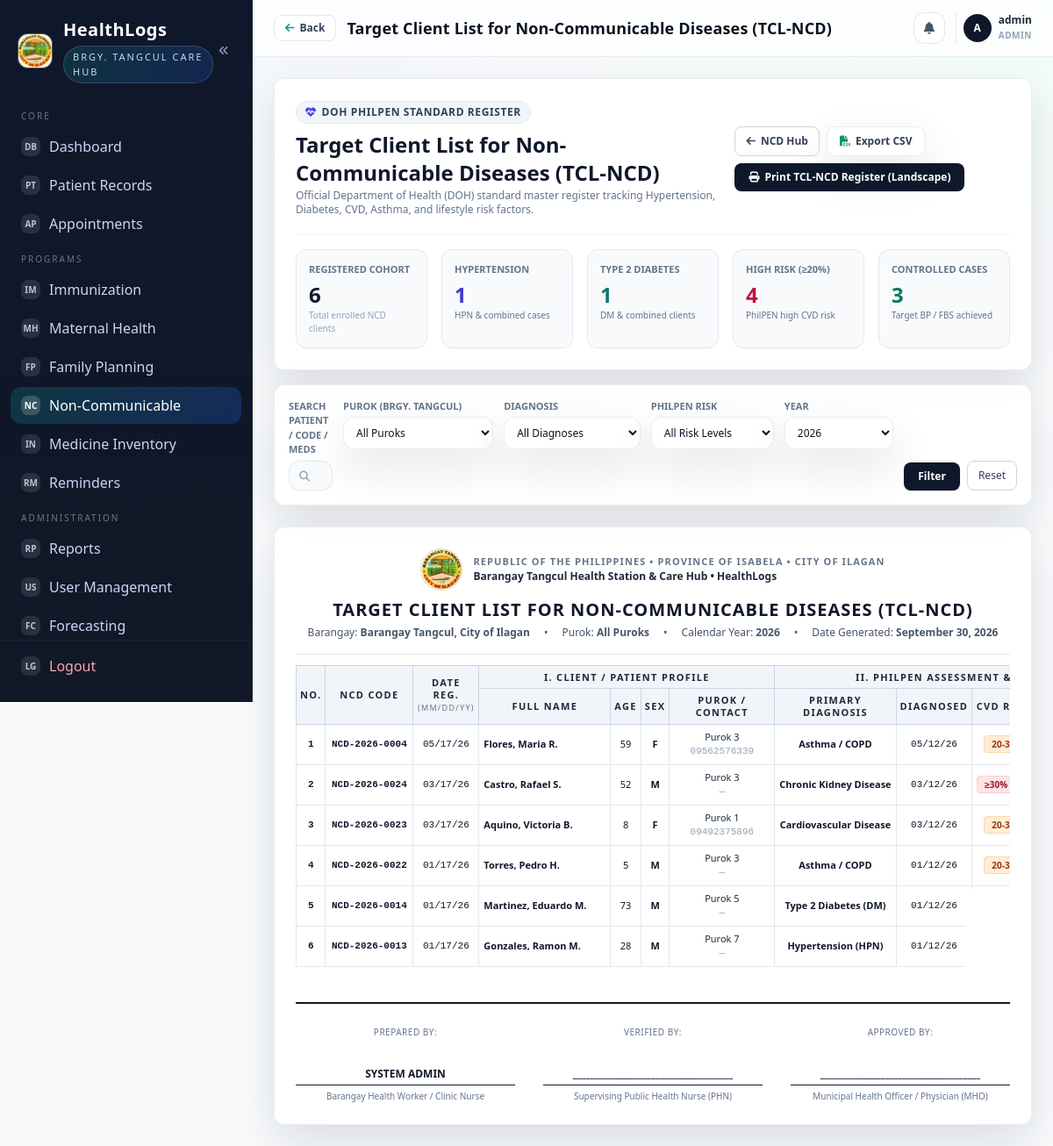
The page /public/ncd/tcl.php (signed in) on the database its author committed.
### tables this page shows
CREATE TABLE `ncd_records` (
  `id` bigint(20) UNSIGNED NOT NULL,
  `patient_id` bigint(20) UNSIGNED NOT NULL,
  `ncd_code` varchar(40) NOT NULL,
  `registration_date` date NOT NULL,
  `diagnosis_type` enum('hypertension','diabetes','hypertension_diabetes','cardiovascular','asthma_copd','chronic_kidney','cancer','other') NOT NULL DEFAULT 'hypertension',
  `date_diagnosed` date NOT NULL,
  `philpen_risk_level` enum('low','moderate','high','very_high') NOT NULL DEFAULT 'low',
  `is_smoker` enum('never','current','former') NOT NULL DEFAULT 'never',
  `is_alcohol_drinker` enum('never','occasional','regular','heavy') NOT NULL DEFAULT 'never',
  `maintenance_meds` varchar(255) DEFAULT NULL,
  `target_bp` varchar(20) DEFAULT '<140/90',
  `target_fbs` varchar(20) DEFAULT '<126 mg/dL',
  `status` enum('active','controlled','uncontrolled','inactive','transferred','deceased') NOT NULL DEFAULT 'active',
  `remarks` text DEFAULT NULL,
  `created_at` datetime NOT NULL DEFAULT current_timestamp(),
  `updated_at` datetime DEFAULT NULL ON UPDATE current_timestamp()
);

CREATE TABLE patients (
  id BIGINT UNSIGNED AUTO_INCREMENT PRIMARY KEY,
  household_id BIGINT UNSIGNED NULL,
  philhealth_no VARCHAR(30) NULL,
  national_id VARCHAR(30) NULL,
  first_name VARCHAR(80) NOT NULL,
  middle_name VARCHAR(80) NULL,
  last_name VARCHAR(80) NOT NULL,
  suffix VARCHAR(10) NULL,
  sex ENUM('male','female') NOT NULL,
  birth_date DATE NOT NULL,
  blood_type VARCHAR(5) NULL,
  contact_no VARCHAR(30) NULL,
  email VARCHAR(120) NULL,
  address_line VARCHAR(255) NULL,
  barangay VARCHAR(120) NOT NULL,
  city_municipality VARCHAR(120) NOT NULL,
  province VARCHAR(120) NOT NULL,
  status ENUM('active','inactive','deceased') NOT NULL DEFAULT 'active',
  classification ENUM('infant','under_five','school_age','adolescent','pregnant','postpartum','adult','senior','pwd','indigent_4ps') NOT NULL DEFAULT 'adult',
  is_pwd TINYINT(1) NOT NULL DEFAULT 0,
  is_4ps TINYINT(1) NOT NULL DEFAULT 0,
  civil_status ENUM('single', 'married', 'widowed', 'separated', 'child') NOT NULL DEFAULT 'single',
  philhealth_category ENUM('indigent_4ps', 'formal_economy', 'informal_economy', 'senior_citizen', 'lifetime_member', 'non_member') NOT NULL DEFAULT 'non_member',
  emergency_contact_name VARCHAR(120) NULL,
  emergency_contact_phone VARCHAR(30) NULL,
  created_at DATETIME NOT NULL DEFAULT CURRENT_TIMESTAMP,
  updated_at DATETIME NULL ON UPDATE CURRENT_TIMESTAMP,
  CONSTRAINT fk_patients_household FOREIGN KEY (household_id) REFERENCES households(id)
);

### public/ncd/tcl.php (the view, shortened to what the rows shown need)
<?php
require __DIR__ . '/../partials/bootstrap.php';
$export = ($_GET['export'] ?? '') === 'csv';
$yearFilter = trim($_GET['year'] ?? date('Y'));
$whereClauses = ["1=1"];
$params = [];
if ($yearFilter !== 'all' && is_numeric($yearFilter)) {
    $whereClauses[] = "YEAR(r.registration_date) = ?";
    $params[] = (int)$yearFilter;
}
$whereSql = implode(' AND ', $whereClauses);
$sql = "
    SELECT r.*, p.first_name, p.last_name, p.middle_name, p.birth_date, p.barangay, p.address_line, p.contact_no, p.sex,
           TIMESTAMPDIFF(YEAR, p.birth_date, CURDATE()) AS age,
           (SELECT COUNT(*) FROM ncd_visits v WHERE v.ncd_record_id = r.id) AS total_visits,
           (SELECT MAX(visit_date) FROM ncd_visits v WHERE v.ncd_record_id = r.id) AS last_visit_date,
           (SELECT bp_systolic FROM ncd_visits v WHERE v.ncd_record_id = r.id ORDER BY visit_date DESC, id DESC LIMIT 1) AS last_bp_sys,
           (SELECT bp_diastolic FROM ncd_visits v WHERE v.ncd_record_id = r.id ORDER BY visit_date DESC, id DESC LIMIT 1) AS last_bp_dia,
           (SELECT blood_sugar_mgdl FROM ncd_visits v WHERE v.ncd_record_id = r.id ORDER BY visit_date DESC, id DESC LIMIT 1) AS last_bs_mgdl,
           (SELECT blood_sugar_type FROM ncd_visits v WHERE v.ncd_record_id = r.id ORDER BY visit_date DESC, id DESC LIMIT 1) AS last_bs_type,
           (SELECT weight_kg FROM ncd_visits v WHERE v.ncd_record_id = r.id ORDER BY visit_date DESC, id DESC LIMIT 1) AS last_weight_kg,
           (SELECT bmi FROM ncd_visits v WHERE v.ncd_record_id = r.id ORDER BY visit_date DESC, id DESC LIMIT 1) AS last_bmi,
           (SELECT next_appointment_date FROM ncd_visits v WHERE v.ncd_record_id = r.id ORDER BY visit_date DESC, id DESC LIMIT 1) AS next_appointment_date
    FROM ncd_records r
    JOIN patients p ON p.id = r.patient_id
    WHERE {$whereSql}
    ORDER BY r.registration_date DESC, r.id DESC
";
$countQuery = "
    SELECT COUNT(*)
    FROM ncd_records r
    JOIN patients p ON p.id = r.patient_id
    WHERE {$whereSql}
";
$countStmt = $pdo->prepare($countQuery);
$countStmt->execute($params);
$totalRecords = (int)$countStmt->fetchColumn();
if ($export) {
    $stmt = $pdo->prepare($sql);
    $stmt->execute($params);
    $records = $stmt->fetchAll();
} else {
    $tclPaginator = paginate($totalRecords, 15);
    $stmt = $pdo->prepare($sql . " " . $tclPaginator->getLimitSql());
    $stmt->execute($params);
    $records = $stmt->fetchAll();
}
function tcl_ncd_diag_label(?string $d): string {
    $map = [
        'hypertension' => 'Hypertension (HPN)',
        'diabetes' => 'Type 2 Diabetes (DM)',
        'hypertension_diabetes' => 'HPN & Diabetes',
        'cardiovascular' => 'Cardiovascular Disease',
        'asthma_copd' => 'Asthma / COPD',
        'chronic_kidney' => 'Chronic Kidney Disease',
        'cancer' => 'Cancer Registry',
        'other' => 'Other NCD',
    ];
    return $map[$d] ?? ucwords(str_replace('_', ' ', (string)$d));
}
require __DIR__ . '/../partials/header.php';
?>
<div class="bg-white p-5 sm:p-6 rounded-xl shadow border border-slate-100 print:hidden">
  <div class="flex flex-col md:flex-row md:items-center md:justify-between gap-4">
    <div>
      <h2 class="text-2xl font-bold text-slate-900 mt-2">Target Client List for Non-Communicable Diseases (TCL-NCD)</h2>
    </div>
  </div>
</div>
<div class="mt-6 bg-white p-4 sm:p-6 rounded-xl shadow border border-slate-200">
  <div class="text-center pb-4 mb-3 border-b border-slate-200">
    <h1 class="text-lg sm:text-xl font-extrabold uppercase text-slate-900 tracking-wider mt-0.5">TARGET CLIENT LIST FOR NON-COMMUNICABLE DISEASES (TCL-NCD)</h1>
  </div>
  <div class="overflow-x-auto -mx-4 sm:mx-0">
    <table class="w-full tcl-table screen-tcl-table min-w-[1360px]">
      <thead>
        <tr>
          <th rowspan="2" class="w-8">No.</th>
          <th rowspan="2" class="min-w-[100px]">NCD Code</th>
          <th rowspan="2" class="min-w-[75px]">Date Reg.<br><span class="text-[9px] font-normal text-slate-500">(mm/dd/yy)</span></th>
          <th colspan="4" class="bg-slate-100 text-slate-800 font-extrabold uppercase tracking-wide py-1">
            I. Client / Patient Profile
          </th>
          <th colspan="4" class="bg-indigo-50 text-indigo-900 font-extrabold uppercase tracking-wide py-1">
            II. PhilPEN Assessment &amp; Diagnosis
          </th>
        </tr>
        <tr>
          <th class="min-w-[150px] text-left px-2">Full Name</th>
          <th class="w-12">Age</th>
          <th class="w-10">Sex</th>
          <th class="min-w-[120px]">Purok / Contact</th>
          <th class="min-w-[130px]">Primary Diagnosis</th>
          <th class="min-w-[75px]">Diagnosed</th>
          <th class="min-w-[90px]">CVD Risk Level</th>
        </tr>
      </thead>
      <tbody>
        <?php if (empty($records)): ?>
          <tr>
            <td colspan="20" class="text-center py-12 text-slate-400">
              <i class="fas fa-folder-open text-3xl mb-2"></i>
              <div>No TCL-NCD records found matching the active filter criteria.</div>
            </td>
          </tr>
        <?php else: ?>
          <?php foreach ($records as $idx => $r): ?>
            <tr class="hover:bg-slate-50 transition">
              <td class="text-center font-mono text-slate-400 font-bold"><?= $idx + 1 ?></td>
              <td class="font-mono font-bold text-teal-700 whitespace-nowrap text-center">
                <a href="/HealthLogs/public/ncd/visits/index.php?record_id=<?= (int)$r['id'] ?>" class="hover:underline">
                  <?= h($r['ncd_code']) ?>
                </a>
              </td>
              <td class="text-center font-mono text-[10px] text-slate-600 whitespace-nowrap">
                <?= date('m/d/y', strtotime($r['registration_date'])) ?>
              </td>
              <td class="text-left px-2 font-semibold text-slate-900 whitespace-nowrap">
                <?= h($r['last_name'] . ', ' . $r['first_name'] . ($r['middle_name'] ? ' ' . substr($r['middle_name'], 0, 1) . '.' : '')) ?>
              </td>
              <td class="text-center font-medium text-slate-700"><?= $r['age'] ?></td>
              <td class="text-center font-bold text-slate-700"><?= strtoupper(substr($r['sex'], 0, 1)) ?></td>
              <td class="text-center text-[10px] text-slate-600 whitespace-nowrap">
                <div class="font-medium text-slate-800"><?= h($r['barangay'] ?: 'Tangcul') ?></div>
                <div class="text-slate-400 font-mono"><?= h($r['contact_no'] ?: '—') ?></div>
              </td>
              <td class="text-center font-semibold text-slate-800 whitespace-nowrap">
                <?= tcl_ncd_diag_label($r['diagnosis_type']) ?>
              </td>
              <td class="text-center font-mono text-[10px] text-slate-500 whitespace-nowrap">
                <?= date('m/d/y', strtotime($r['date_diagnosed'])) ?>
              </td>
              <td class="text-center whitespace-nowrap">
                <?php if ($r['philpen_risk_level'] === 'very_high'): ?>
                  <span class="px-2 py-0.5 rounded text-[10px] font-extrabold bg-rose-100 text-rose-800 border border-rose-200">&ge;30% (Very High)</span>
                <?php elseif ($r['philpen_risk_level'] === 'high'): ?>
                  <span class="px-2 py-0.5 rounded text-[10px] font-bold bg-orange-100 text-orange-800 border border-orange-200">20-30% (High)</span>
                <?php elseif ($r['philpen_risk_level'] === 'moderate'): ?>
                  <span class="px-2 py-0.5 rounded text-[10px] font-bold bg-amber-100 text-amber-800 border border-amber-200">10-20% (Mod)</span>
                <?php else: ?>
                  <span class="px-2 py-0.5 rounded text-[10px] font-bold bg-emerald-100 text-emerald-800 border border-emerald-200">&lt;10% (Low)</span>
                <?php endif; ?>
              </td>
            </tr>
          <?php endforeach; ?>
        <?php endif; ?>
      </tbody>
    </table>
  </div>
</div>
<?php require __DIR__ . '/../partials/footer.php'; ?>

### rows shown on the page
ncd_records: ncd_code "NCD-2026-0004", registration_date "05/17/26", patient.middle_name "Flores, Maria R.", age "59", patient.sex "F", patient.barangay "Purok 3", patient.contact_no "09562576339", diagnosis_type "Asthma / COPD", date_diagnosed "05/12/26", philpen_risk_level "20-30% (High)"
ncd_records: ncd_code "NCD-2026-0024", registration_date "03/17/26", patient.middle_name "Castro, Rafael S.", age "52", patient.sex "M", patient.barangay "Purok 3", patient.contact_no "—", diagnosis_type "Chronic Kidney Disease", date_diagnosed "03/12/26", philpen_risk_level "≥30%…"
ncd_records: ncd_code "NCD-2026-0023", registration_date "03/17/26", patient.middle_name "Aquino, Victoria B.", age "8", patient.sex "F", patient.barangay "Purok 1", patient.contact_no "09492375896", diagnosis_type "Cardiovascular Disease", date_diagnosed "03/12/26", philpen_risk_level "20-30% (High)"
ncd_records: ncd_code "NCD-2026-0022", registration_date "01/17/26", patient.middle_name "Torres, Pedro H.", age "5", patient.sex "M", patient.barangay "Purok 3", patient.contact_no "—", diagnosis_type "Asthma / COPD", date_diagnosed "01/12/26", philpen_risk_level "20-30% (High)"
ncd_records: ncd_code "NCD-2026-0014", registration_date "01/17/26", patient.middle_name "Martinez, Eduardo M.", age "73", patient.sex "M", patient.barangay "Purok 5", patient.contact_no "—", diagnosis_type "Type 2 Diabetes (DM)", date_diagnosed "01/12/26", philpen_risk_level "10-20% (Mod)"
ncd_records: ncd_code "NCD-2026-0013", registration_date "01/17/26", patient.middle_name "Gonzales, Ramon M.", age "28", patient.sex "M", patient.barangay "Purok 7", patient.contact_no "—", diagnosis_type "Hypertension (HPN)", date_diagnosed "01/12/26", philpen_risk_level "<10% (Low)"

### other values the page prints
$pageTitle "Target Client List for Non-Communicable Diseases (TCL-NCD)"
substr($_SESSION['username'] ?? 'U', 0, 1) "A"
$_SESSION['username'] "admin"
str_replace('_', ' ', $_SESSION['role'] ?? 'Staff') "ADMIN"
$stats['total'] "6"
$stats['hpn'] "1"
$stats['dm'] "1"
$stats['high_risk'] "4"
$stats['controlled'] "3"
$barangayFilter ?: 'All Puroks' "All Puroks"
$yearFilter "2026"
$_SESSION['full_name'] "SYSTEM ADMIN"
form field year "2026"
